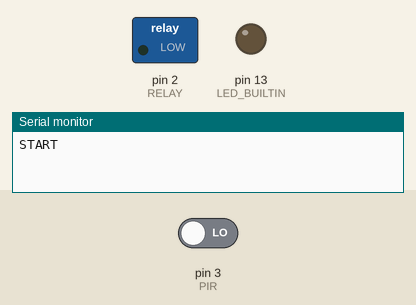
A sketch run on a simulated Arduino Uno, built with avr-gcc and run on an emulated ATmega328P. Shown: switched loads named in the sketch (green lamp = pin HIGH), output pins drawn as LEDs (lit = HIGH), the last lines printed to the serial monitor. The inputs (shaded band) are chosen by the test bench; at power-on: pin 3 (PIR) LOW.

Above: at 1.8 s.
1.9 s: pin 3 (PIR) driven HIGH
At 2.6 s:
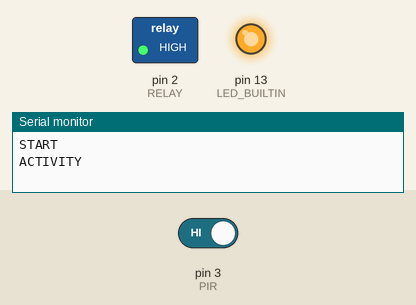
Timing chart, 0 to 4.9 s (numbered marks = the images above; inputs shaded):
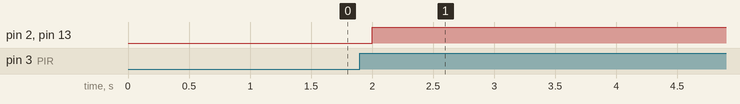

The sketch:

light-door.ino
```cpp
#include <AsyncDelay.h>
/*
 * STATUS
 *                 (evaluate each 10 seconds)
 *                 lightSensor < LIGHT_LEVEL
 *                   ----------------->
 *   NATURAL_LIGHT                        DARKNESS (light off)
      (light off)   <------------------
                  lightSensor >= LIGHT_LEVEL    |   |
 *                                              |   |
 *                                     timeout^ |   |  pirStatus=HIGH
 *                                              |   |
 *                                      ACTIVITY (for 45 seconds, if pirStatus=HIGH reset timeout)
 *                                        (light on)
 */


/** CONSTANTS */
const int RELAY = 2;
const int PIR = 3;
const int PHOTOCELL = A0;
const int LIGHT_LEVEL = 30;
const long INTERVAL = 45000;


/** state machine */
const int NATURAL_LIGHT = 0;
const int DARKNESS = 1;
const int ACTIVITY = 2;
int state = DARKNESS;
unsigned long currentMillis;
AsyncDelay readPhotocell;


// the setup function runs once when you press reset or power the board
void setup() {
  // initialize digital pin LED_BUILTIN as an output.
  pinMode(LED_BUILTIN, OUTPUT);
  pinMode(RELAY, OUTPUT);
  pinMode(PHOTOCELL, INPUT);
  pinMode(PIR, INPUT);
  digitalWrite(RELAY, LOW);
  digitalWrite(LED_BUILTIN, LOW);

  //PHOTOCELL
  readPhotocell.start(10000, AsyncDelay::MILLIS);
  Serial.begin(9600);
  Serial.println("START");
}

// the loop function runs over and over again forever
void loop() {


  //process photocell
  if (readPhotocell.isExpired() && state != ACTIVITY ) {
    int photocellReading  = map(analogRead(PHOTOCELL), 0, 1023, 0, 100);
    Serial.println(photocellReading);
    if(photocellReading > LIGHT_LEVEL){
      Serial.println("NATURAL_LIGHT");
      state = NATURAL_LIGHT;
    }
    else{
      Serial.println("DARKNESS");
      state = DARKNESS;
    }
    readPhotocell.repeat();
  }

  //process pir
  if(state !=NATURAL_LIGHT){
    int pirStatus = digitalRead(PIR);
    switch(state){
      case DARKNESS:{
        if (pirStatus == HIGH) {
          currentMillis = millis();
          Serial.println("ACTIVITY");
          state = ACTIVITY;
          digitalWrite(LED_BUILTIN, HIGH); // TURN ON LIGHT
          digitalWrite(RELAY, HIGH);
          delay(3000);
        }
      }
      break;

      case ACTIVITY:{
        if(pirStatus == HIGH){
          currentMillis = millis();
          Serial.println("reset");
        }
        else if(millis() > currentMillis + INTERVAL){
          Serial.println("DARKNESS");
          state = DARKNESS;
          digitalWrite(LED_BUILTIN, LOW); // TURN OFF LIGHT
          digitalWrite(RELAY, LOW);
        }
      }
      break;
    }
  }


  delay(500);
}
```

Measured:
- after the input at 1.9 s, pin 2 (RELAY), pin 13 (LED_BUILTIN): LOW → HIGH after 0.10 s
